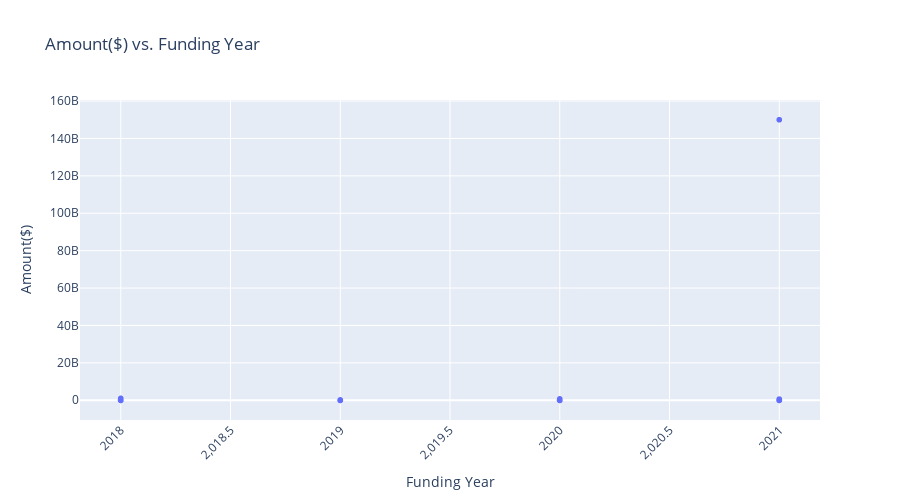

The notebook cell saved with this chart:
### Markdown cell above
##### Bivaraite

Numerical-Numerical relationship

### Code cell
# Create a scatter plot using Plotly Express
fig = px.scatter(df, x='Funding_Year', y='Amount', title='Amount($) vs. Funding Year',
                 labels={'Year': 'Funding_Year', 'amount($)': 'Amount($)'})

# Customize the layout
fig.update_layout(xaxis_title='Funding Year', yaxis_title='Amount($)', xaxis_tickangle=-45, height =500, width = 900)

# Show the plot
fig.show()

### Figure 1 — Plotly figure (JSON) as saved in the notebook; plotly's stock layout.template omitted (floating-point values rounded to 4 significant figures; data arrays with more than 128 entries replaced by an {"elided": "..."} marker saying what was removed)
{"data": [{"hovertemplate": "Funding_Year=%{x}<br>Amount=%{y}<extra></extra>", "legendgroup": "", "marker": {"color": "#636efa", "symbol": "circle"}, "mode": "markers", "name": "", "showlegend": false, "type": "scattergl", "x": {"elided": "2258 int values"}, "xaxis": "x", "y": {"elided": "2258 int values"}, "yaxis": "y"}], "layout": {"height": 500, "legend": {"tracegroupgap": 0}, "title": {"text": "Amount($) vs. Funding Year"}, "width": 900, "xaxis": {"anchor": "y", "domain": [0, 1], "tickangle": -45, "title": {"text": "Funding Year"}}, "yaxis": {"anchor": "x", "domain": [0, 1], "title": {"text": "Amount($)"}}}}
